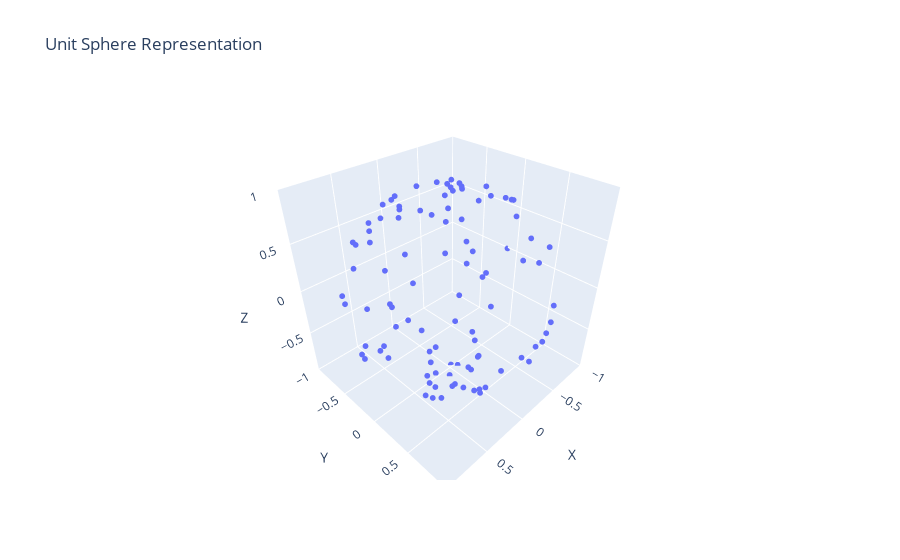

Write notebook code for a chart like this one.
### Code cell
# Visualization using Plotly
fig = go.Figure(data=[go.Scatter3d(x=x, y=y, z=z, mode='markers', marker=dict(size=2))])
fig.update_layout(title='Unit Sphere Representation',
                  scene=dict(xaxis=dict(title='X', range=[-1, 1]),
                             yaxis=dict(title='Y', range=[-1, 1]),
                             zaxis=dict(title='Z', range=[-1, 1])))
fig.show()
